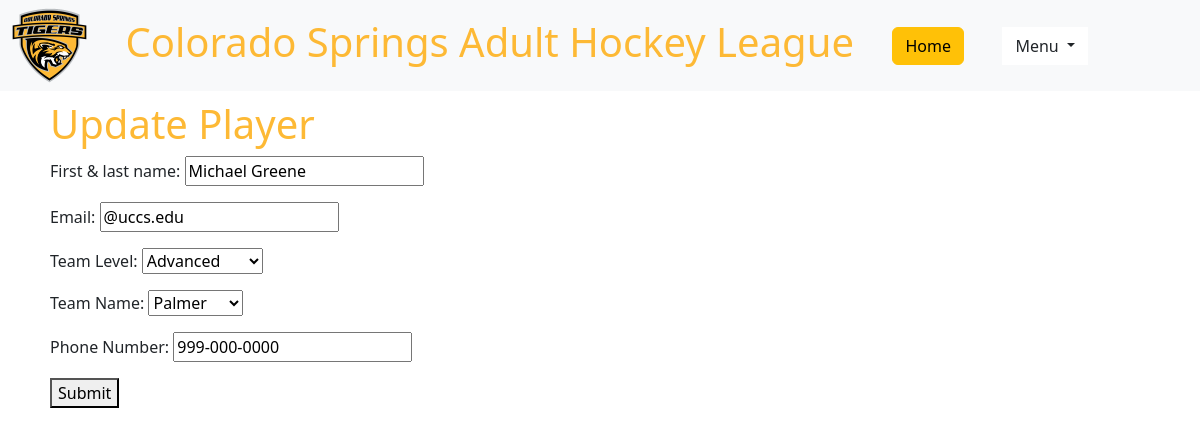
/player/22/update/, run on the app's committed database.
### hockey_app/models.py (models this page shows, shortened)
class Player(models.Model):
    LEVELS = [
        ('Advanced', 'Advanced'),
        ('Intermediate', 'Intermediate'),
        ('N/A', 'N/A'),
    ]
    TEAMNAME = [
        ('Wardique', 'Wardique'),
        ('Tochka', 'Tochka'),
        ('Palmer', 'Palmer'),
        ('Bristol', 'Bristol'),
        ('Waffels', 'Waffels'),
        ('Tonys', 'Tonys'),
        ('Platinum', 'Platinum'),
        ('N/A', 'N/A'),
    ]
    name = models.CharField("First & last name", max_length=200)
    email = models.CharField("Email", max_length=200)
    teamLevel = models.CharField("Team Level", max_length=200, choices=LEVELS, blank=False)
    teamName = models.CharField("Team Name", max_length=200, choices=TEAMNAME, blank=False)
    phoneNum = models.CharField("Phone Number", max_length=200)

### hockey_app/views.py (the view)
# urls.py: path('player/<int:pk>/update/', views.updatePlayer, name='update-player'),
def updatePlayer(request, pk):
    player = get_object_or_404(Player, pk=pk)
    if request.method == 'POST':
        form = PlayerForm(request.POST, instance=player)
        if form.is_valid():
            form.save()
            return redirect('player-detail', pk=player.id)
    else:
        form = PlayerForm(instance=player)
    context = {'form': form, 'player': player}
    return render(request, 'hockey_app/update_player.html', context)

### hockey_app/forms.py
class PlayerForm(ModelForm):
    class Meta:
        model = Player
        fields =('name', 'email', 'teamLevel', 'teamName', 'phoneNum')

### hockey_app/templates/hockey_app/update_player.html (shortened to what this page needs)
{% extends 'hockey_app/base_template.html' %}
{% block content %}
<div class="content-padding">
    <h1>Update Player</h1>
    <form method="post">
        {{ form.as_p }}
        <button type="submit">Submit</button>
    </form>
</div>
{% endblock %}

### hockey_app/templates/hockey_app/base_template.html (style rules this page uses)
h1 { color: #FDB935; }
.content-padding { padding-left: 50px; padding-top: 100px; padding-bottom: 100px; padding-right: 50px; }

### data on the page
Player: name "Michael Greene", email "@uccs.edu", teamLevel "Advanced", teamName "Palmer", phoneNum "999-000-0000"
